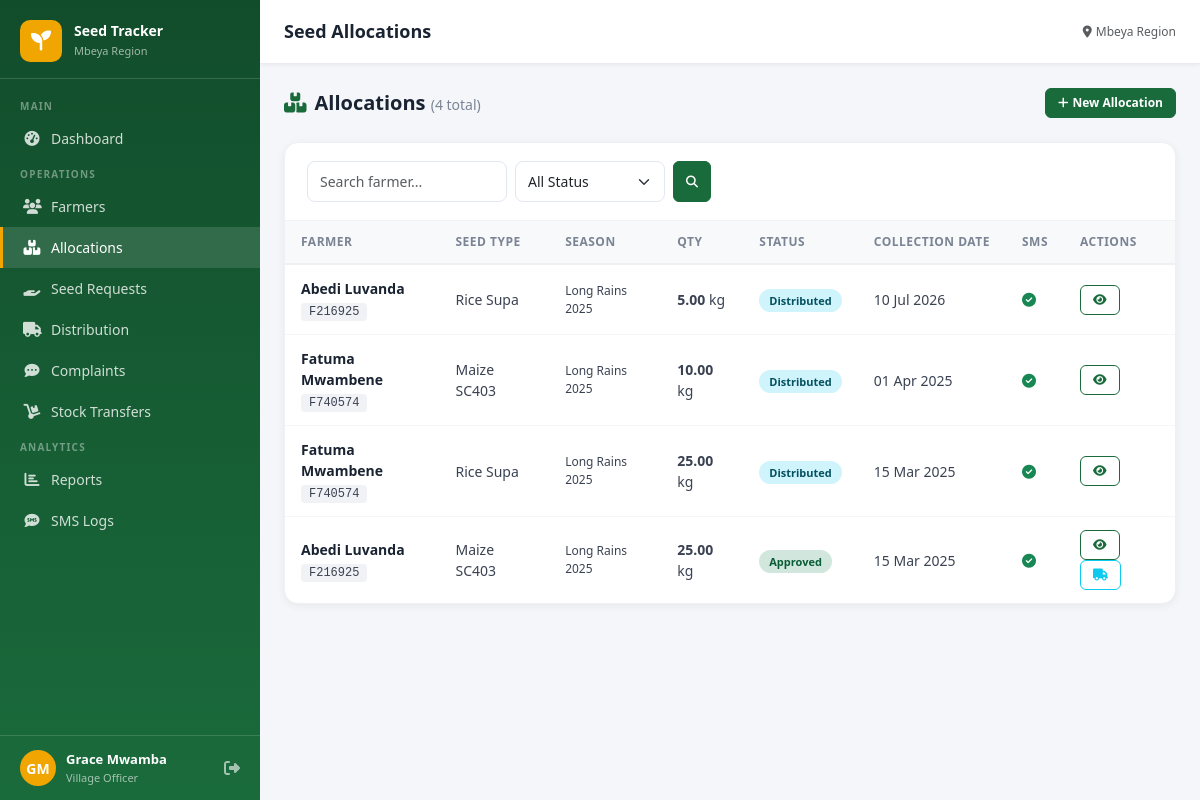
Before: /allocations/ (signed in) with the older database file.
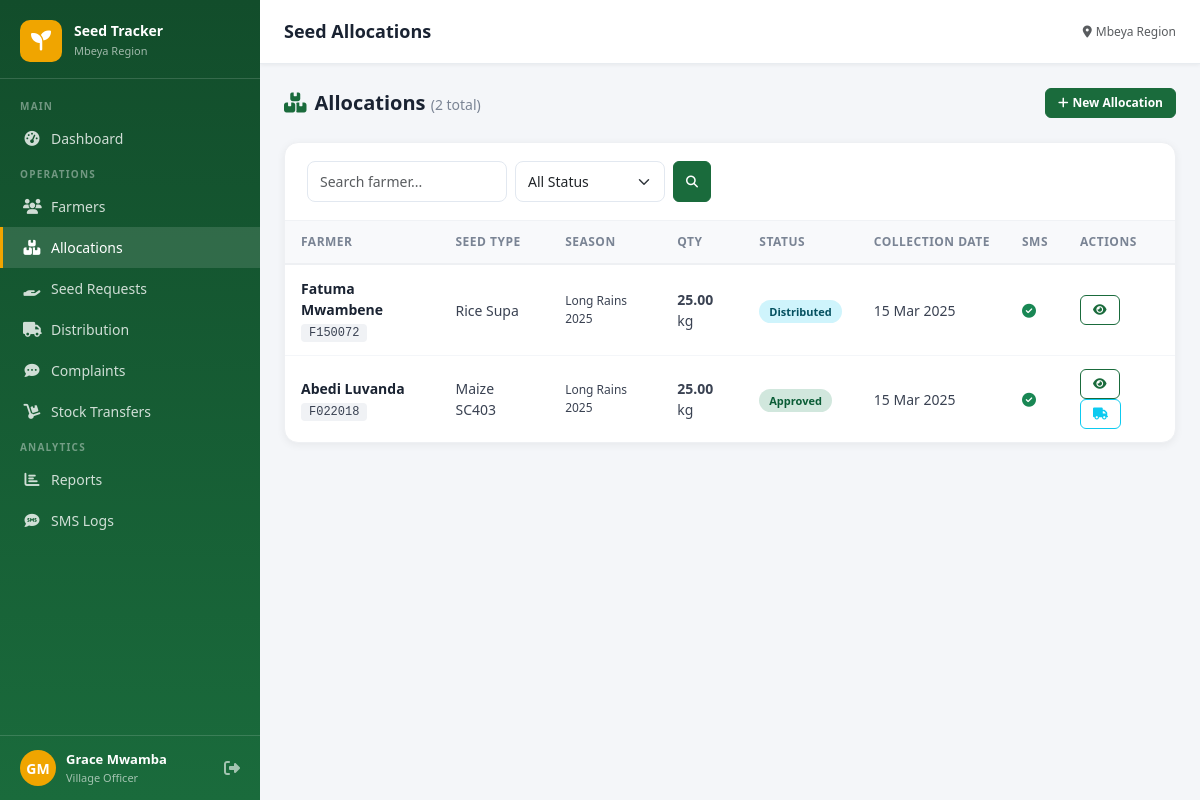
After: the same page with the newer database file.
### core/models.py (models this page shows, shortened)
class SeedAllocation(models.Model):
    STATUS_CHOICES = [
        ('pending','Pending'),('approved','Approved'),
        ('rejected','Rejected'),('distributed','Distributed'),
    ]
    farmer = models.ForeignKey(Farmer, on_delete=models.CASCADE, related_name='allocations')
    seed_type = models.ForeignKey(SeedType, on_delete=models.CASCADE)
    season = models.ForeignKey(FarmingSeasons, on_delete=models.CASCADE)
    quantity_allocated = models.DecimalField(max_digits=10, decimal_places=2)
    status = models.CharField(max_length=20, choices=STATUS_CHOICES, default='pending')
    collection_date = models.DateField(null=True, blank=True)
    collection_location = models.CharField(max_length=200, blank=True)
    requested_by = models.ForeignKey(CustomUser, on_delete=models.SET_NULL, null=True, related_name='requests')
    approved_by = models.ForeignKey(CustomUser, on_delete=models.SET_NULL, null=True, blank=True, related_name='approvals')
    rejection_reason = models.TextField(blank=True)
    sms_sent = models.BooleanField(default=False)
    notes = models.TextField(blank=True)
    created_at = models.DateTimeField(auto_now_add=True)
    updated_at = models.DateTimeField(auto_now=True)
    class Meta:
        unique_together = ('farmer', 'seed_type', 'season')

class Farmer(models.Model):
    STATUS_CHOICES = [('active','Active'),('inactive','Inactive'),('pending','Pending')]
    farmer_id = models.CharField(max_length=20, unique=True, blank=True)
    first_name = models.CharField(max_length=100)
    last_name = models.CharField(max_length=100)
    phone_number = models.CharField(max_length=20)
    village = models.ForeignKey(Village, on_delete=models.CASCADE, related_name='farmers')
    farm_location = models.CharField(max_length=200, blank=True)
    farm_size = models.DecimalField(max_digits=8, decimal_places=2, null=True, blank=True, help_text='Acres')
    crop_type = models.CharField(max_length=50, choices=CROP_CHOICES, default='maize')
    national_id = models.CharField(max_length=30, blank=True)
    status = models.CharField(max_length=20, choices=STATUS_CHOICES, default='active')
    registered_by = models.ForeignKey(CustomUser, on_delete=models.SET_NULL, null=True, related_name='registered_farmers')
    user = models.OneToOneField(CustomUser, on_delete=models.CASCADE, null=True, blank=True, related_name='farmer_profile')
    created_at = models.DateTimeField(auto_now_add=True)
    updated_at = models.DateTimeField(auto_now=True)
    @property
    def full_name(self): return f"{self.first_name} {self.last_name}"

class SeedType(models.Model):
    name = models.CharField(max_length=100, unique=True)
    description = models.TextField(blank=True)
    unit = models.CharField(max_length=30, default='kg')
    created_at = models.DateTimeField(auto_now_add=True)

class FarmingSeasons(models.Model):
    name = models.CharField(max_length=100, unique=True)
    start_date = models.DateField()
    end_date = models.DateField()
    is_active = models.BooleanField(default=False)
    created_at = models.DateTimeField(auto_now_add=True)

### core/views.py (the view)
# urls.py: path('allocations/', views.allocation_list, name='allocation_list'),
@login_required
def allocation_list(request):
    user = request.user
    qs = SeedAllocation.objects.select_related('farmer','seed_type','season','requested_by')
    if user.role == 'village': qs = qs.filter(farmer__village=user.village)
    elif user.role in ('ward','extension'): qs = qs.filter(farmer__village__ward=user.ward)
    elif user.role == 'district': qs = qs.filter(farmer__village__ward__district=user.district)
    elif user.role == 'regional': qs = qs.filter(farmer__village__ward__district__region=user.region)
    elif user.role == 'farmer' and hasattr(user, 'farmer_profile'): qs = qs.filter(farmer=user.farmer_profile)
    status_filter = request.GET.get('status','')
    if status_filter: qs = qs.filter(status=status_filter)
    q = request.GET.get('q','')
    if q: qs = qs.filter(Q(farmer__first_name__icontains=q)|Q(farmer__last_name__icontains=q)|Q(farmer__farmer_id__icontains=q))
    paginator = Paginator(qs.order_by('-created_at'), 20)
    page = paginator.get_page(request.GET.get('page'))
    return render(request, 'core/allocation_list.html', {'page_obj': page, 'status_filter': status_filter, 'q': q})

### templates/core/allocation_list.html (shortened to what this page needs)
{% extends 'base.html' %}
{% block page_title %}Seed Allocations{% endblock %}
{% block content %}
<div class="page-header">
  <h4><i class="fas fa-boxes me-2" style="color:#1a6b3c"></i>Allocations <small style="font-size:14px;color:#7a8494;font-weight:400">({{ page_obj.paginator.count }} total)</small></h4>
  {% if user.role == 'village' %}
  <a href="{% url 'allocation_create' %}" class="btn btn-primary btn-sm"><i class="fas fa-plus me-1"></i>New Allocation</a>
  {% endif %}
</div>
<div class="table-card">
  <div class="table-header">
    <form method="get" class="d-flex gap-2 flex-wrap">
      <input type="text" name="q" value="{{ q }}" placeholder="Search farmer..." class="form-control form-control-sm" style="width:200px">
      <select name="status" class="form-select form-select-sm" style="width:150px">
        <option value="">All Status</option>
      </select>
      <button type="submit" class="btn btn-sm btn-primary"><i class="fas fa-search"></i></button>
    </form>
  </div>
  <div class="table-responsive">
    <table class="data-table">
      <thead><tr><th>Farmer</th><th>Seed Type</th><th>Season</th><th>Qty</th><th>Status</th><th>Collection Date</th><th>SMS</th><th>Actions</th></tr></thead>
      <tbody>
        {% for a in page_obj %}
        <tr>
          <td>
            <a href="{% url 'farmer_detail' a.farmer.pk %}" style="font-weight:600;text-decoration:none;color:#1a2332">{{ a.farmer.full_name }}</a>
            <br><span class="farmer-id">{{ a.farmer.farmer_id }}</span>
          </td>
          <td>{{ a.seed_type.name }}</td>
          <td style="font-size:12px">{{ a.season.name }}</td>
          <td><strong>{{ a.quantity_allocated }}</strong> {{ a.seed_type.unit }}</td>
          <td><span class="badge-status badge-{{ a.status }}">{{ a.get_status_display }}</span></td>
          <td>{% if a.collection_date %}{{ a.collection_date|date:"d M Y" }}{% else %}<span class="text-muted">-</span>{% endif %}</td>
          <td>{% if a.sms_sent %}<i class="fas fa-check-circle text-success"></i>{% else %}<i class="fas fa-times-circle text-muted"></i>{% endif %}</td>
          <td>
            <a href="{% url 'allocation_detail' a.pk %}" class="btn btn-sm btn-outline-primary me-1"><i class="fas fa-eye"></i></a>
            {% if a.status == 'approved' and not a.distribution and user.role == 'village' %}
              <a href="{% url 'distribution_record' a.pk %}" class="btn btn-sm btn-outline-info" title="Record Distribution"><i class="fas fa-truck"></i></a>
            {% endif %}
          </td>
        </tr>
        {% empty %}
        <tr><td colspan="8" class="text-center text-muted py-5">No allocations found</td></tr>
        {% endfor %}
      </tbody>
    </table>
  </div>
</div>
{% endblock %}

Changed rows visible on the page:
removed SeedAllocation: farmer.full_name "Abedi Luvanda", farmer.farmer_id "F216925", seed_type.name "Rice Supa", season.name "Long Rains 2025", quantity_allocated "5.00", seed_type.unit "kg", status "Distributed", collection_date "10 Jul 2026", sms_sent True (drawn)
removed SeedAllocation: farmer.full_name "Fatuma Mwambene", farmer.farmer_id "F740574", seed_type.name "Maize SC403", season.name "Long Rains 2025", quantity_allocated "10.00", seed_type.unit "kg", status "Distributed", collection_date "01 Apr 2025", sms_sent True (drawn)
changed SeedAllocation "Distributed": farmer.farmer_id "F740574" → "F150072"
changed SeedAllocation "Approved": farmer.farmer_id "F216925" → "F022018"
Other visible differences:
{{ page_obj.paginator.count }}: "4" → "2"
